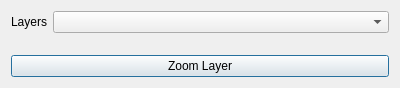
<?xml version="1.0" encoding="UTF-8"?>
<ui version="4.0">
 <class>ZoomLayerDialogBase</class>
 <widget class="QDialog" name="ZoomLayerDialogBase">
  <property name="geometry">
   <rect>
    <x>0</x>
    <y>0</y>
    <width>400</width>
    <height>88</height>
   </rect>
  </property>
  <property name="windowTitle">
   <string>Zoom_Layer</string>
  </property>
  <layout class="QVBoxLayout" name="verticalLayout">
   <item>
    <layout class="QFormLayout" name="formLayout">
     <item row="0" column="0">
      <widget class="QLabel" name="label">
       <property name="text">
        <string>Layers</string>
       </property>
      </widget>
     </item>
     <item row="0" column="1">
      <widget class="QComboBox" name="comboBox"/>
     </item>
    </layout>
   </item>
   <item>
    <widget class="QPushButton" name="pushButton">
     <property name="text">
      <string>Zoom Layer</string>
     </property>
    </widget>
   </item>
  </layout>
 </widget>
 <resources/>
 <connections/>
</ui>
